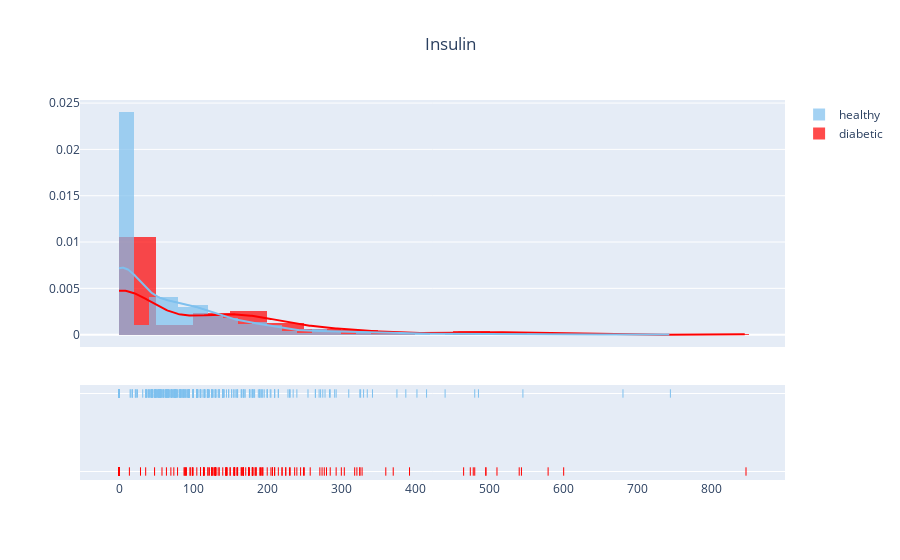

The notebook cell this image was saved under:
### Code cell
plot_distribution('Insulin', 0)

### Figure 1 — Plotly figure (JSON) as saved in the notebook; plotly's stock layout.template omitted (floating-point values rounded to 4 significant figures; data arrays with more than 128 entries replaced by an {"elided": "..."} marker saying what was removed)
{"data": [{"autobinx": false, "histnorm": "probability density", "legendgroup": "diabetic", "marker": {"color": "red"}, "name": "diabetic", "opacity": 0.7, "type": "histogram", "x": {"elided": "268 int values"}, "xaxis": "x", "xbins": {"end": 846, "size": 0, "start": 0}, "yaxis": "y"}, {"autobinx": false, "histnorm": "probability density", "legendgroup": "healthy", "marker": {"color": "#7EC0EE"}, "name": "healthy", "opacity": 0.7, "type": "histogram", "x": {"elided": "500 int values"}, "xaxis": "x", "xbins": {"end": 744, "size": 0, "start": 0}, "yaxis": "y"}, {"legendgroup": "diabetic", "marker": {"color": "red"}, "mode": "lines", "name": "diabetic", "showlegend": false, "type": "scatter", "x": {"elided": "500 float values"}, "xaxis": "x", "y": {"elided": "500 float values"}, "yaxis": "y"}, {"legendgroup": "healthy", "marker": {"color": "#7EC0EE"}, "mode": "lines", "name": "healthy", "showlegend": false, "type": "scatter", "x": {"elided": "500 float values"}, "xaxis": "x", "y": {"elided": "500 float values"}, "yaxis": "y"}, {"legendgroup": "diabetic", "marker": {"color": "red", "symbol": "line-ns-open"}, "mode": "markers", "name": "diabetic", "showlegend": false, "type": "scatter", "x": {"elided": "268 int values"}, "xaxis": "x", "y": {"elided": "268 str values"}, "yaxis": "y2"}, {"legendgroup": "healthy", "marker": {"color": "#7EC0EE", "symbol": "line-ns-open"}, "mode": "markers", "name": "healthy", "showlegend": false, "type": "scatter", "x": {"elided": "500 int values"}, "xaxis": "x", "y": {"elided": "500 str values"}, "yaxis": "y2"}], "layout": {"barmode": "overlay", "hovermode": "closest", "legend": {"traceorder": "reversed"}, "title": {"text": "Insulin", "x": 0.5}, "xaxis": {"anchor": "y2", "domain": [0, 1], "zeroline": false}, "yaxis": {"anchor": "free", "domain": [0.35, 1], "position": 0}, "yaxis2": {"anchor": "x", "domain": [0, 0.25], "dtick": 1, "showticklabels": false}}}
